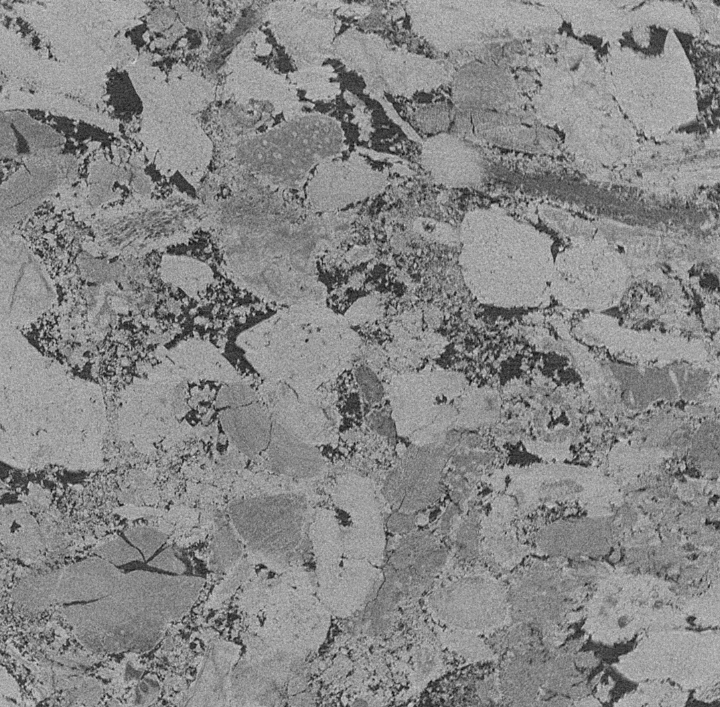
%> input picture Data/A1.png, 720 x 707 px
$ octave RandomWalkFracture.m   (GNU Octave 9; MATLAB toolbox functions it lacks are replaced by stand-ins)
%> lines starting %> are read from the running program, lines starting %| are printed output that depends on the picture
### Functions/flatout.m
function [A]=flatout(A)
% This function flat 2% outlier data and scale the values of the
% function to the whole common range between 0 and 1
low=quantile(A,.01);
high=quantile(A,.99);
A(A<low)=low;
A(A>high)=high;
end

### RandomWalkFracture.m
% Simple Random Walk for Fracture simulation in heterogenous material
% Developed by Arash Rabbani - www.ArashRabbani.com

addpath('Functions');
clear; clc; close all
S=[250,250]; % Size of the Geometry in pixels
Thickness=3; % Thickness of the fracture pixels
StartLocation=[round(S(1)*.5),1]; % middle of the sample, left side

% Select the input image as the cost map
A=imread('Data/A1.png');
%> A is the input picture: size 707x720x3 uint8; min 2, max 230, mean 135.8

A=imresize(A,S); if ndims(A)==3; A=rgb2gray(A); end;  A=mat2gray(A); A=flatout(A);
%> after `A=imresize(A,S)`:
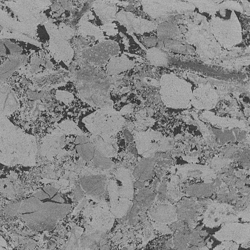
%> A: size 250x250x3 uint8; min 36, max 199, mean 135.8
%> after `A=mat2gray(A)`:
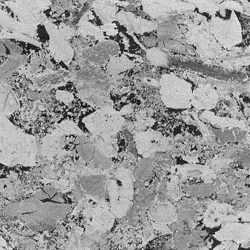
%> A: size 250x250 double; min 0, max 1, mean 0.612
%> in flatout, `low=quantile(A,.01);`: low = 250 values, max 0.362 at index 104, min 0.0613 at index 60, mean 0.145
%> in flatout, `high=quantile(A,.99);`: high = 250 values, max 0.896 at index 239, min 0.773 at index 78, mean 0.832
%> the run ends on the next line

$ run again, with Data/A2.png copied over Data/A1.png
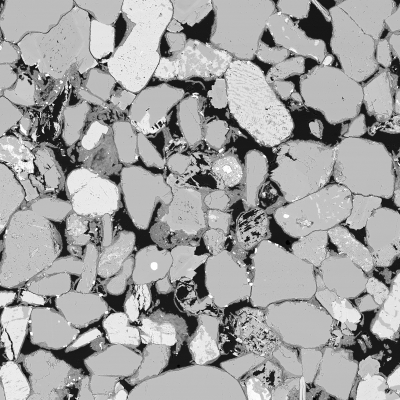
%> input picture Data/A2.png, 400 x 400 px
%> A is the input picture: size 400x400 uint8; min 0, max 254, mean 161.9
%> `A=imresize(A,S)`:
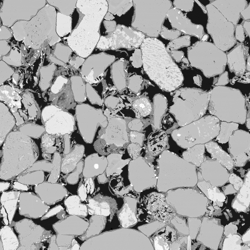
%> A: size 250x250 uint8; min 0, max 255, mean 161.9
%> A: size 250x250 double
%> low = 250 values, max 0.294 at index 215, min 0.0196 at index 180, mean 0.0888
%> high = 250 values, max 1 at index 96, min 0.761 at index 39, mean 0.903
